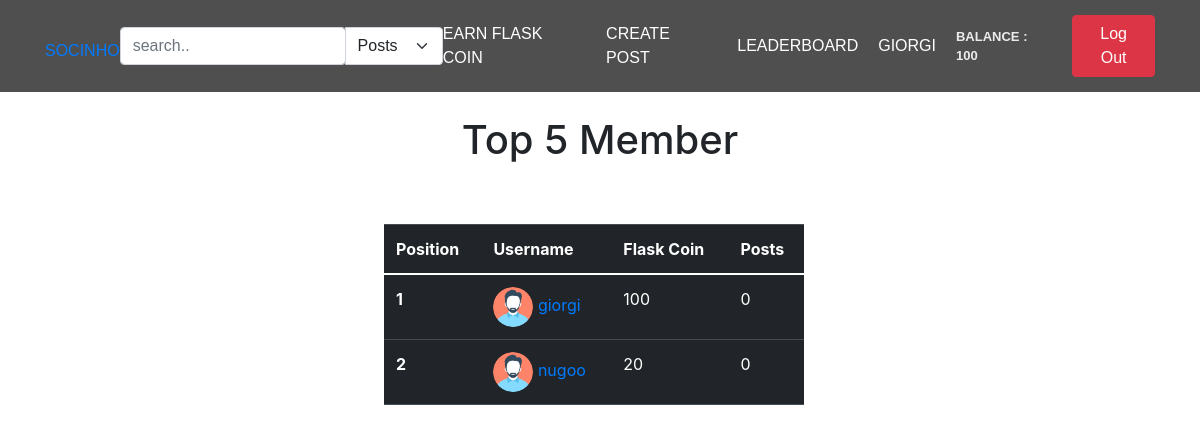
The page /leaderboard (signed in) on the database its author committed.
### app/main/models.py (models this page shows, shortened)
class User(db.Model, UserMixin):
    id = db.Column(db.Integer, primary_key=True)
    username = db.Column(db.String(80), unique=True)
    email = db.Column(db.String(50), nullable=False)
    password = db.Column(db.String(50), nullable=False)
    user_image = db.Column(db.String(80), default='static/pfp/default.png')
    flask_coin = db.Column(db.Integer, default=100)
    privacy = db.Column(db.String(50), default='public')
    posts = db.relationship('Post', backref='user', lazy=True, cascade="all, delete-orphan")
    followers = db.relationship('Follow', foreign_keys='Follow.following_to_id', backref='following_to', lazy='dynamic', cascade="all, delete-orphan", uselist=True)
    following = db.relationship('Follow', foreign_keys='Follow.following_from_id', backref='following_from', lazy='dynamic', cascade="all, delete-orphan", uselist=True)
    likes = db.relationship('Like', backref='user', lazy=True, cascade="all, delete-orphan")
    def delete(self):
        db.session.delete(self)
        db.session.commit()

### app/main/views.py (the view)
@main_bp.route('/leaderboard')
def leaderboard():
    users = User.query.order_by(User.flask_coin.desc()).limit(5).all()
    user_data = []
    for user in users:
        post = Post.query.filter(Post.user_id == user.id, Post.post_type != 'anonym').all()
        user_data.append({
            'user': user,
            'posts': len(post)
        })
    return render_template('leaderboard.html', users=user_data)

### app/main/views.py (called while the page is built)
@login_manager.user_loader
def load_user(user_id):
    return User.query.get(user_id)

### app/main/templates/leaderboard.html (shortened to what this page needs)
{% extends "main.html" %}
{% block content %}
<div class='leaderboard'>
  <h1>Top 5 Member</h1>
</div>
<table class="table table-dark" style='width: 35%;margin-left:32%;margin-top:5%;'>
  <thead>
    <tr>
      <th scope="col">Position</th>
      <th scope="col">Username</th>
      <th scope="col">Flask Coin</th>
      <th scope="col">Posts</th>
    </tr>
  </thead>
  <tbody>
    {% for user in users %}
    <tr>
      <th scope="row">{{loop.index}}</th>
      <td>
      <a href="{{ url_for('main.users_profile', user_id=user['user'].id) }}">
        <img src="{{user['user'].user_image}}" alt="pfp" width="40" height="40" style="border-radius: 50%;">
        {{user['user'].username}}
        </td>
      <td>{{user['user'].flask_coin}}</td>
      <td>{{user['posts']}}</td>
    </tr>
    {% endfor %}
  </tbody>
</table>
{% endblock content %}

### app/main/templates/main.html (shortened to what this page needs)
<!DOCTYPE html>
<html lang="en">
<head>
    <link rel="stylesheet" href="https://cdn.jsdelivr.net/npm/bootstrap@5.0.0-alpha1/dist/css/bootstrap.min.css">
    <link rel="stylesheet" href="{{ url_for('static', filename='style.css') }}">
    <link rel="stylesheet" href="https://cdn.jsdelivr.net/npm/bootstrap@4.3.1/dist/css/bootstrap.min.css">
</head>
<body>
    <header class="main-header">
        <div class="container">
            <li class="socinho" ><a href="{{ url_for('main.index') }}">SOCINHO</a> </li>
            {% if current_user.is_authenticated %}
                <form action="{{ url_for('main.search') }}" method="post">
                    <div class="input-group">
                        <input  type="search" class="form-control rounded" placeholder="search.." aria-label="Search" aria-describedby="search-addon" name="search" required />
                        <select class="form-select" aria-label="Default select example" onchange="this.form.submit()" name="search_filter">
                            <option value="posts" >Posts</option>
                        </select>
                    </div>
                </form>
            {% endif %}
            <nav class="main-navigation">
                {% if current_user.username %}
                    <li><a href="{{ url_for('main.play_for_earn') }}">Earn Flask Coin </a></li>
                    <li><a href="/create-post" data-toggle="modal" data-target="#mymodal">Create Post</a></li>
                    <li><a href="/leaderboard">Leaderboard</a></li>
                    <li><a href="{{ url_for('main.user_profile') }}">{{current_user.username}}</a></li>
                    <li><p class="balance" style="margin: 0">Balance : {{ current_user.flask_coin }}</p>
                {% endif %}
            </nav>
            <div>
                {% if current_user.username %}
                    <li>
                        <form action="{{ url_for('main.logout') }}">
                            <button name="submit" type="submit" class="btn btn-danger">Log Out</button>
                        </form>
                    </li>
                {% endif %}
            </div>
        </div>
    </header>
    {% block content %}
    {% endblock %}
</body>
</html>

### app/main/static/style.css (style rules this page uses)
body { background-color: #000; }
body { background-color: rgb(156, 205, 226); }
li { list-style-type: none; }
.main-header { top: 0; padding: 15px; width: 100%; background-color: rgba(35, 35, 35, 0.8); z-index: 11; }
.main-header .container { font-family: "Source Sans Pro Bold", sans-serif; display: flex; align-items: center; justify-content: space-between; text-transform: uppercase; }
.main-header .container .main-navigation { transition: 1s height; text-transform: uppercase; display: flex; align-items: center; }
.main-header .container .main-navigation li { width: fit-content; margin-right: 20px; padding: 0; }
.main-header .container .main-navigation li a { font-size: 16px; color: white; -webkit-transition: 0.3s; -moz-transition: 0.3s; -o-transition: 0.3s; transition: 0.3s; }
.balance { font-size: 13px; font-weight: bold; color: #ececec; }
body { background-color:#545454; font-family: "Poppins", sans-serif; font-weight: 300; }
.leaderboard { text-align: center; margin-top: 2%; }
.rounded { width: 55% !important; }
.socinho { margin-top: 10px; }

### rows shown on the page
User: username "GIORGI", flask_coin "100", user.user_image (placeholder picture), user.username "giorgi", user.flask_coin "100"
User: user.user_image (placeholder picture), user.username "nugoo", user.flask_coin "20"

### other values the page prints
{{ user['posts'] }} "0" "0"
